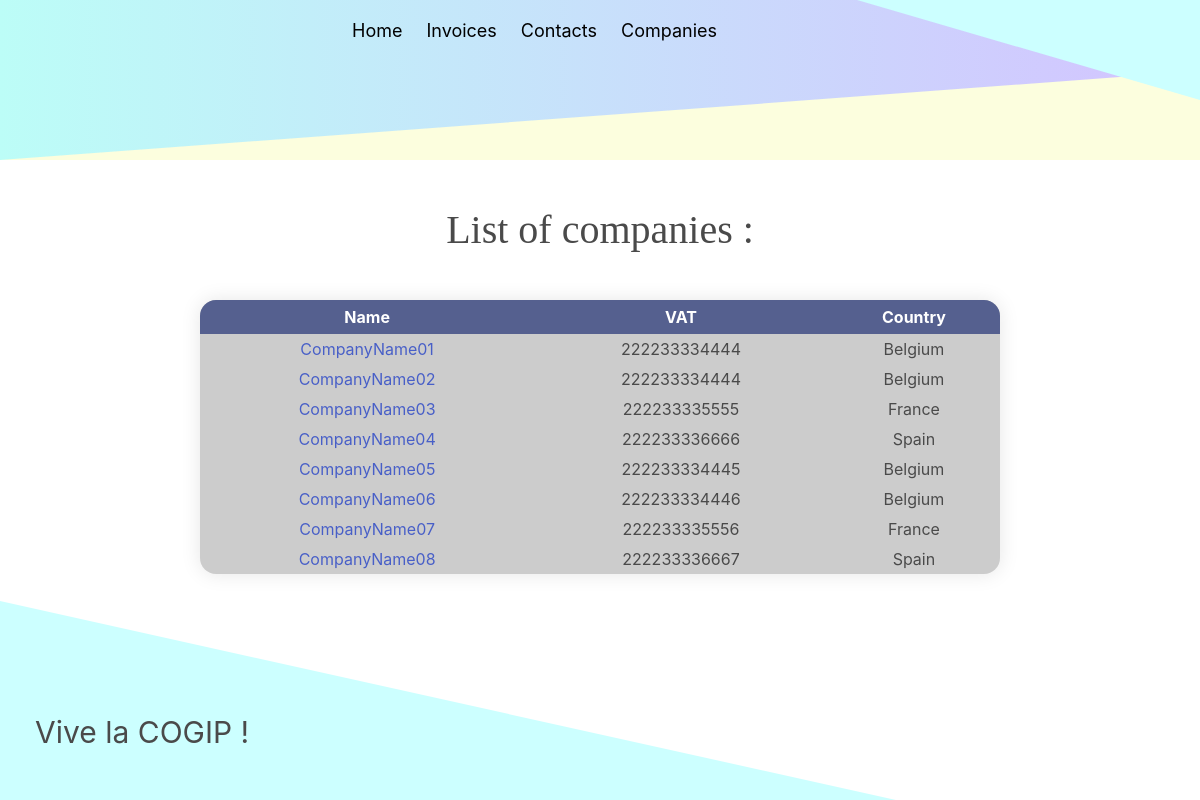
/companies, run on the app's committed database.
### tables this page shows
CREATE TABLE `company` (
  `id` int(11) NOT NULL,
  `name` varchar(50) NOT NULL,
  `country` varchar(50) NOT NULL,
  `VAT_number` varchar(12) NOT NULL,
  `type_id` int(11) NOT NULL
);

### src/Controller/CompaniesListController.php (called while the page is built, shortened)
<?php
$companies = new CompanyList();
$companies->setAllList();
$company = $companies->getAllList()->fetchAll();
require __DIR__.'/../view/Lists/companies_list.php';

### public/index.php (called while the page is built, shortened)
<?php
get('/companies', "../src/Controller/CompaniesListController.php");

### src/Model/CompanyList.php (called while the page is built, shortened)
<?php
class CompanyList{
    public function __construct()
    {
        global $db;
        $this->db = $db;
    }
    public function setAllList()
    {
        $query = $this->db->prepare("SELECT c.id as id_company, c.name, VAT_number, country, t.name as type FROM company as c INNER JOIN type as t ON c.type_id = t.id ORDER BY c.id ASC");
        $query->execute();
        $this->query = $query;
    }
    public function getAllList()
    {
        return $this->query;
    }
}

### src/View/Lists/companies_list.php (the view)
<?php require __DIR__.'/../surround/header.php' ?>
<div class='block'>
    <div  class='tables'>
    <label for="companiesList" class='Hhome'>List of companies :</label>
        <table id='companiesList'>
        <thead>
            <tr>
                <th>Name</th>
                <th>VAT</th>
                <th>Country</th>
            </tr>
        </thead>
        <tbody>
            <?php foreach ($company as $data) {
            ?>
            <tr>
                <td><a href="/companies_detail/id/<?php echo $data['id_company']?>"><?php echo $data["name"] ?></a></td>
                <td><?php echo $data["VAT_number"] ?></td>
                <td><?php echo $data["country"] ?></td>
            </tr>
            <?php
            }
            ?>
        </tbody>
        </table>
    </div>
</div>
<?php require __DIR__.'/../surround/footer.php' ?>

### public/assets/css/main.css (style rules this page uses)
body, html { height: 100%; }
.tables { display: -webkit-box; display: -ms-flexbox; display: flex; -webkit-box-pack: justify; -ms-flex-pack: justify; justify-content: space-between; -webkit-box-align: center; -ms-flex-align: center; align-items: center; -webkit-box-orient: vertical; -webkit-box-direction: normal; -ms-flex-direction: column; flex-direction: column; -ms-flex-line-pack: justify; align-content: space-between; }
.tables th { color: white; padding: 5px; }
table { width: 800px; border-collapse: collapse; overflow: hidden; -webkit-box-shadow: 0 0 20px rgba(0, 0, 0, 0.1); box-shadow: 0 0 20px rgba(0, 0, 0, 0.1); border-collapse: collapse; border-radius: 1em; overflow: hidden; text-align: center; }
label { padding: 40px; text-align: center; font-family: "Source Serif Pro", serif; font-size: 25px; font-weight: 400; }
tr { padding: 20px; background-color: rgba(0, 0, 0, 0.2); }
thead th { background-color: #55608f; }
tbody td { position: relative; padding: 3px; }
.Hhome { text-align: center; font-family: "Source Serif Pro", serif; font-size: 25px; font-weight: 400; font-size: 40px; }
* { -webkit-box-sizing: border-box !important; box-sizing: border-box !important; }
html { background: url("https://raw.githubusercontent.com/Richardtristan/PHP-challenge-2/Eli/public/assets/img/real-bg.png") no-repeat center center fixed; background-size: cover; height: 100%; overflow: hidden; }
body { display: -webkit-box; display: -ms-flexbox; display: flex; -webkit-box-orient: vertical; -webkit-box-direction: normal; -ms-flex-direction: column; flex-direction: column; height: 100vh; }
.block, .form { -webkit-box-flex: 1; -ms-flex: 1 0 auto; flex: 1 0 auto; }

### data on the page
company: name "CompanyName01", VAT_number "222233334444", country "Belgium"
company: name "CompanyName02", VAT_number "222233334444", country "Belgium"
company: name "CompanyName03", VAT_number "222233335555", country "France"
company: name "CompanyName04", VAT_number "222233336666", country "Spain"
company: name "CompanyName05", VAT_number "222233334445", country "Belgium"
company: name "CompanyName06", VAT_number "222233334446", country "Belgium"
company: name "CompanyName07", VAT_number "222233335556", country "France"
company: name "CompanyName08", VAT_number "222233336667", country "Spain"
